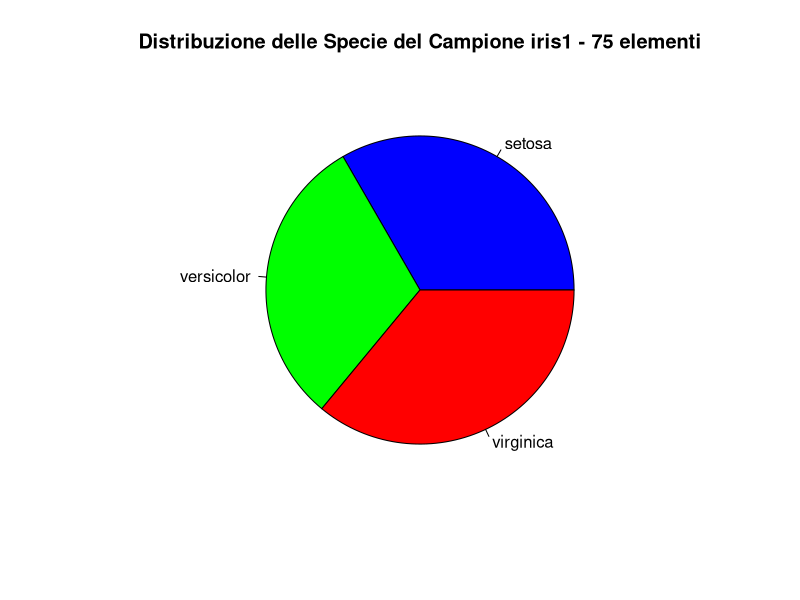
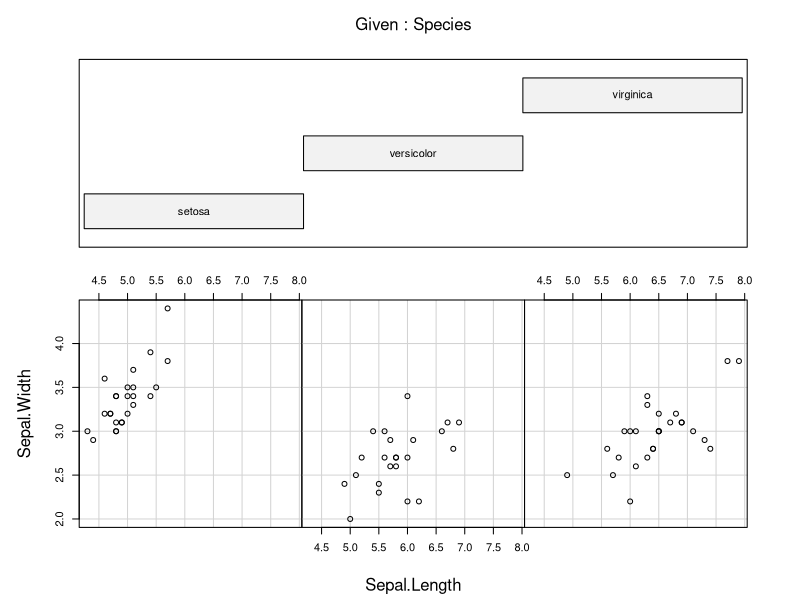
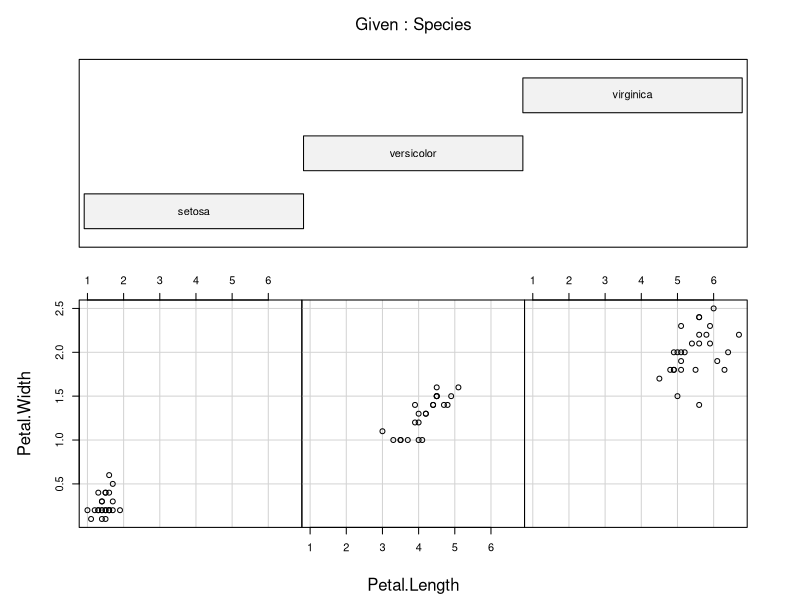
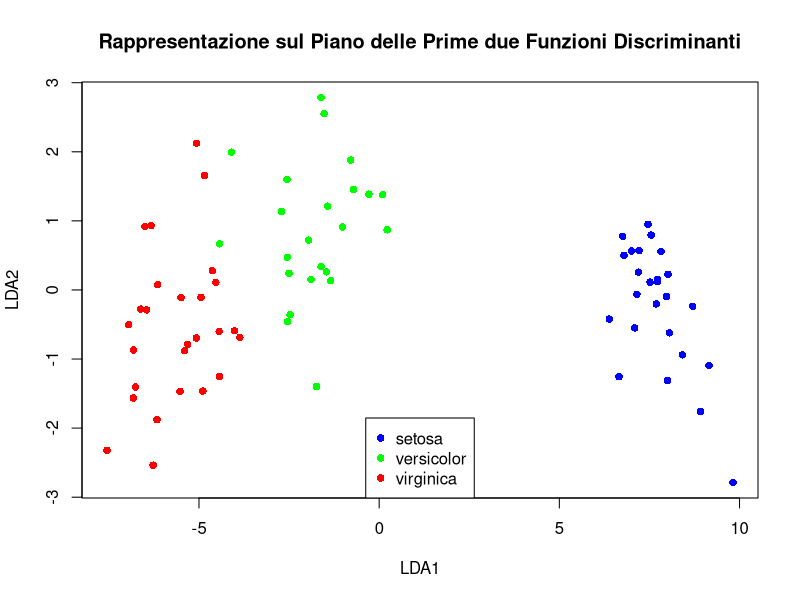
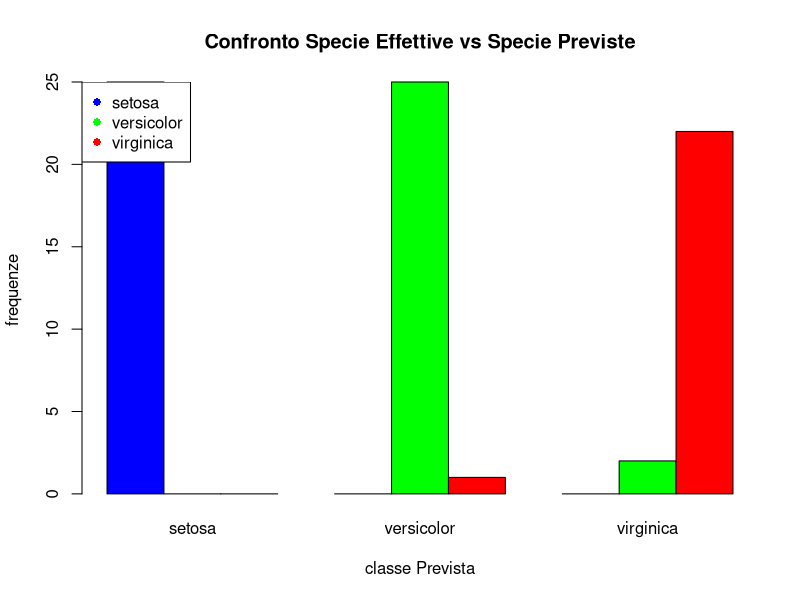
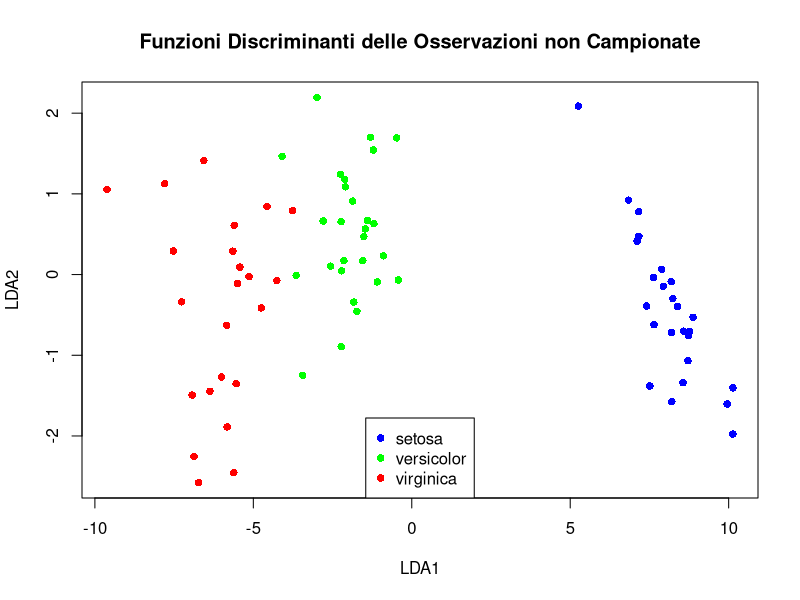

Here is the R script that generated these plots, in order:
########################################
# A. Pollice - STATISTICA MULTIVARIATA #
########################################
# TRACCIA 6 #
#############

# 1. I dati contenuti nel dataset iris di R riguardano 150 fiori riferiti a 3 specie di Iris. 
# Le variabili Sepal.Length, Sepal.Width, Petal.Length e Petal.Width rappresentano rispettivamente la lunghezza e la larghezza di sepali e petali ed il fattore Species individua la specie di appartenenza (setosa, versicolor e virginica). 
# Calcolate i valori caratteristici delle variabili del dataset.

# 2. Sintetizzate le osservazioni relative al fattore Species attraverso una tabella.

# 3. Costruite il nuovo dataset iris.1 estraendo casualmente (comando sample()) 75 osservazioni dalle 150. 
# Sintetizzate nuovamente, mediante una tabella ed un diagramma a torta le osservazioni relative al fattore Species, ma con riferimento al campione.

# 4. Costruite due coplot che mettano rispettivamente in relazione le dimensioni dei sepali e dei petali, ponendo la lunghezza sull?asse delle ascisse e condizionando rispetto ai livelli della variabile Species. 
# Cosa notate dall?osservazione di questi due grafici? (in alternativa potreste costruire due scatterplot con simboli e/o colori diversi a seconda della specie di appartenenza)

# 5. Effettuate l?analisi discriminante lineare dei dati campionati contenuti nel dataset iris.1 considerando il fattore di classificazione Species e le 4 variabili quantitative relative alle dimensioni dei fiori, creando un oggetto denominato iris.1.lda. 
# Analizzate l?output ottenuto con particolare riferimento ai coefficienti che mettono in relazione le variabili osservate con i fattori discriminanti ed ai poteri discriminanti. 
# Rappresentate graficamente le osservazioni classificate sul piano avente per coordinate le prime due funzioni discriminanti, con simboli diversi a seconda del gruppo di appartenenza. 
# Commentate i grafici ottenuti alla luce dei valori dei coefficienti e dei coplot di cui al punto 4.

#6. Utilizzate la funzione predict() per ottenere la classificazione delle 75 osservazioni non campionate del dataset iris tramite la funzione discriminante stimata iris.1.lda. 
# Costruite una tabella che metta in relazione le specie effettive delle osservazioni non campionate con quelle previste tramite la funzione predict(). 
# Rappresentate graficamente la tabella mediante un grafico a barre affiancate. 
# Commentate i risultati ottenuti e rappresentate graficamente le osservazioni classificate sul piano avente per coordinate le funzioni discriminanti, con simboli diversi a seconda del gruppo di appartenenza. 
# Commentate il grafico ottenuto.

# Extra

# 1bis. Effettuate ulteriori analisi discriminanti, attribuendo alle specie diverse specificazioni delle probabilit? a priori. 
# Verificare eventuali modifiche dell?output dell?analisi discriminante anche mediante rappresentazioni grafiche come al punto 6. 
# Commentate i risultati ottenuti.

# 2bis. Esaminate e commentate l?output ottenibile utilizzando la cross validation e non specificando le probabilit? a priori, creando un nuovo oggetto denominato iris.cv. 
# Costruite una tabella che sintetizzi la relazione tra le specie del campione previste in seguito all?utilizzo della cross validation e quelle effettive e rappresentate graficamente tale sintesi mediante un grafico a barre affiancate.


#1
data(iris)
str(iris)
summary(iris)
var(iris[,1:4])

#2
table(iris$species)

#3
?sample
train<-sample(1:150, 75)
iris.1<- iris[train, ]

tab1<- table(iris.1$Species)
tab1

pie(tab1, 
    col= c( "blue","green","red"), 
    main="Distribuzione delle Specie del Campione iris1 - 75 elementi")

#4
par(mfrow=c(1, 2))
coplot(Sepal.Width ~ Sepal.Length | Species, 
       data=iris.1,
       rows = 1)
coplot(Petal.Width ~ Petal.Length | Species, 
       data=iris.1,
       rows = 1)

#5
library(MASS)
iris.1.lda <- lda(Species ~ Sepal.Length + Sepal.Width + Petal.Length + Petal.Width, data = iris.1)
iris.1.lda

iris.1.lda.pre <- predict(iris.1.lda)

par(mfrow=c(1, 1))
plot(iris.1.lda.pre$x[,1],iris.1.lda.pre$x[,2], 
     pch=16, 
     col=c("blue","green","red")[iris.1$Species],
     xlab="LDA1",
     ylab="LDA2",
     main="Rappresentazione sul Piano delle Prime due Funzioni Discriminanti") 
legend("bottom",
       legend=levels(iris.1$Species),
       pch=16,
       col=c("blue","green","red"))
#dal grafico emerge una forte dominanza della prima funzione discriminante: tutti i punti si distinguono sull'asse orizzontale
#la distinzione tra setosa dalle altre due specie è netta, per questo la regola discriminante distingue la specie setosa in modo quasi certo
#i gruppi di virginica e versicolor sono molto più vicini tra loro, sovrapponendosi per alcuni valori di LDA1, ma i due gruppi sono sufficientemente distinti

#6
iris.2<- iris[-train, ]
iris.pred<- predict(iris.1.lda, newdata= iris.2)

tab2<- table(iris.2$Species, iris.pred$class)
tab2

barplot(tab2, beside=T,
        col= c("blue","green","red"),
        main= "Confronto Specie Effettive vs Specie Previste",
        ylab= "frequenze",
        xlab= "classe Prevista")
legend("topleft",
       legend=levels(iris.2$Species),
       pch=16,
       col=c("blue","green","red"))

plot(iris.pred$x[,1],iris.pred$x[,2], 
     pch=16, 
     col=c("blue","green","red")[iris.2$Species],
     xlab="LDA1",
     ylab="LDA2",
     main="Funzioni Discriminanti delle Osservazioni non Campionate") 
legend("bottom",
       legend=levels(iris.2$Species),
       pch=16,
       col=c("blue","green","red"))
